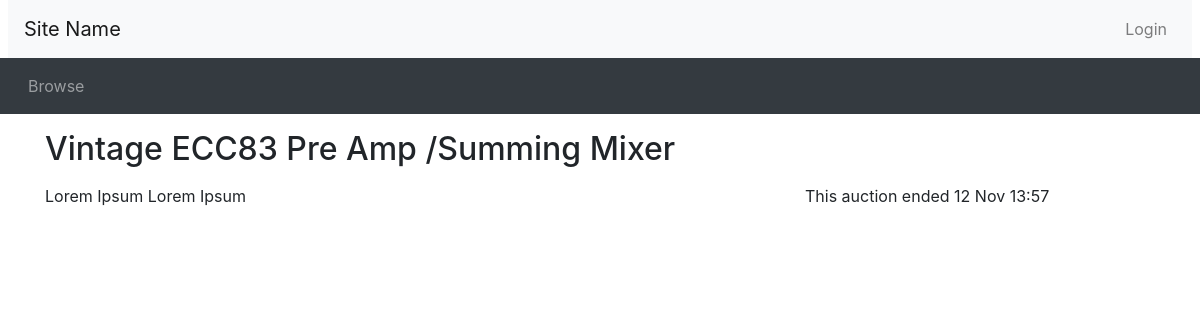
The app's page /listing.php?item_id=2 with its own data.
### tables this page shows
CREATE TABLE IF NOT EXISTS `listings` (
  `listing_id` int(11) NOT NULL AUTO_INCREMENT,
  `seller_id` int(11) DEFAULT NULL,
  `posttime` datetime DEFAULT NULL,
  `endtime` datetime DEFAULT NULL,
  `itemdescription` text,
  `item_title` text,
  `category` text,
  `reserveprice` decimal(10,2) DEFAULT NULL,
  `startprice` decimal(10,2) DEFAULT NULL,
  `finished` bit(1) DEFAULT NULL,
  PRIMARY KEY (`listing_id`),
  KEY `seller_id` (`seller_id`)
);

### listing.php (the view, shortened to what this page needs)
<?php include_once("header.php")?>
<?php
  $item_id = $_GET['item_id'];
  $query = "SELECT * FROM listings WHERE listing_id = '$item_id'";
	include 'opendb.php';
	$result = mysqli_query($connection, $query)
	or die('Error making select users query');
	$row = mysqli_fetch_array($result);
	$title = $row[5];
	$description = $row[4];
	$end_time = date_create($row[3]);
	$now = new DateTime();
?>
<div class="container">
<div class="row">
  <div class="col-sm-8">
    <h2 class="my-3"><?php echo($title); ?></h2>
  </div>
</div>
<div class="row">
  <div class="col-sm-8">
    <div class="itemDescription">
    <?php echo($description); ?>
    </div>
  </div>
  <div class="col-sm-4">
    <p>
<?php if ($now > $end_time): ?>
     This auction ended <?php echo(date_format($end_time, 'j M H:i')) ?>
<?php endif ?>
  </div>
</div>
<?php include_once("footer.php")?>

### records on screen
listings: item_title "Vintage ECC83 Pre Amp /Summing Mixer", itemdescription "Lorem Ipsum Lorem Ipsum", endtime "12 Nov 13:57"
